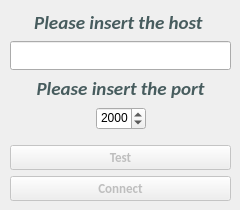
   <widget class="QWidget" name="connectionTab">
    <attribute name="title">
     <string>Connection</string>
    </attribute>
    <widget class="QWidget" name="verticalLayoutWidget_2">
     <property name="geometry">
      <rect>
       <x>10</x>
       <y>10</y>
       <width>221</width>
       <height>191</height>
      </rect>
     </property>
     <layout class="QVBoxLayout" name="verticalLayout_2">
      <item>
       <widget class="QLabel" name="hostLabel">
        <property name="palette">
         <palette>
          <active>
           <colorrole role="WindowText">
            <brush brushstyle="SolidPattern">
             <color alpha="255">
              <red>71</red>
              <green>92</green>
              <blue>94</blue>
             </color>
            </brush>
           </colorrole>
           <colorrole role="Button">
            <brush brushstyle="SolidPattern">
             <color alpha="255">
              <red>176</red>
              <green>191</green>
              <blue>240</blue>
             </color>
            </brush>
           </colorrole>
           <colorrole role="Light">
            <brush brushstyle="SolidPattern">
             <color alpha="255">
              <red>255</red>
              <green>255</green>
              <blue>255</blue>
             </color>
            </brush>
           </colorrole>
           <colorrole role="Midlight">
            <brush brushstyle="SolidPattern">
             <color alpha="255">
              <red>215</red>
              <green>223</green>
              <blue>247</blue>
             </color>
            </brush>
           </colorrole>
           <colorrole role="Dark">
            <brush brushstyle="SolidPattern">
             <color alpha="255">
              <red>88</red>
              <green>95</green>
              <blue>120</blue>
             </color>
            </brush>
           </colorrole>
           <colorrole role="Mid">
            <brush brushstyle="SolidPattern">
             <color alpha="255">
              <red>117</red>
              <green>127</green>
              <blue>160</blue>
             </color>
            </brush>
           </colorrole>
           <colorrole role="Text">
            <brush brushstyle="SolidPattern">
             <color alpha="255">
              <red>0</red>
              <green>0</green>
              <blue>0</blue>
             </color>
            </brush>
           </colorrole>
           <colorrole role="BrightText">
            <brush brushstyle="SolidPattern">
             <color alpha="255">
              <red>255</red>
              <green>255</green>
              <blue>255</blue>
             </color>
            </brush>
           </colorrole>
           <colorrole role="ButtonText">
            <brush brushstyle="SolidPattern">
             <color alpha="255">
              <red>0</red>
              <green>0</green>
              <blue>0</blue>
             </color>
            </brush>
           </colorrole>
           <colorrole role="Base">
            <brush brushstyle="SolidPattern">
             <color alpha="255">
              <red>255</red>
              <green>255</green>
              <blue>255</blue>
             </color>
            </brush>
           </colorrole>
           <colorrole role="Window">
            <brush brushstyle="SolidPattern">
             <color alpha="255">
              <red>176</red>
              <green>191</green>
              <blue>240</blue>
             </color>
            </brush>
           </colorrole>
           <colorrole role="Shadow">
            <brush brushstyle="SolidPattern">
             <color alpha="255">
              <red>0</red>
              <green>0</green>
              <blue>0</blue>
             </color>
            </brush>
           </colorrole>
           <colorrole role="AlternateBase">
            <brush brushstyle="SolidPattern">
             <color alpha="255">
              <red>215</red>
              <green>223</green>
              <blue>247</blue>
             </color>
            </brush>
           </colorrole>
           <colorrole role="ToolTipBase">
            <brush brushstyle="SolidPattern">
             <color alpha="255">
              <red>255</red>
              <green>255</green>
              <blue>220</blue>
             </color>
            </brush>
           </colorrole>
           <colorrole role="ToolTipText">
            <brush brushstyle="SolidPattern">
             <color alpha="255">
              <red>0</red>
              <green>0</green>
              <blue>0</blue>
             </color>
            </brush>
           </colorrole>
          </active>
          <inactive>
           <colorrole role="WindowText">
            <brush brushstyle="SolidPattern">
             <color alpha="255">
              <red>71</red>
              <green>92</green>
              <blue>94</blue>
             </color>
            </brush>
           </colorrole>
           <colorrole role="Button">
            <brush brushstyle="SolidPattern">
             <color alpha="255">
              <red>176</red>
              <green>191</green>
              <blue>240</blue>
             </color>
            </brush>
           </colorrole>
           <colorrole role="Light">
            <brush brushstyle="SolidPattern">
             <color alpha="255">
              <red>255</red>
              <green>255</green>
              <blue>255</blue>
             </color>
            </brush>
           </colorrole>
           <colorrole role="Midlight">
            <brush brushstyle="SolidPattern">
             <color alpha="255">
              <red>215</red>
              <green>223</green>
              <blue>247</blue>
             </color>
            </brush>
           </colorrole>
           <colorrole role="Dark">
            <brush brushstyle="SolidPattern">
             <color alpha="255">
              <red>88</red>
              <green>95</green>
              <blue>120</blue>
             </color>
            </brush>
           </colorrole>
           <colorrole role="Mid">
            <brush brushstyle="SolidPattern">
             <color alpha="255">
              <red>117</red>
              <green>127</green>
              <blue>160</blue>
             </color>
            </brush>
           </colorrole>
           <colorrole role="Text">
            <brush brushstyle="SolidPattern">
             <color alpha="255">
              <red>0</red>
              <green>0</green>
              <blue>0</blue>
             </color>
            </brush>
           </colorrole>
           <colorrole role="BrightText">
            <brush brushstyle="SolidPattern">
             <color alpha="255">
              <red>255</red>
              <green>255</green>
              <blue>255</blue>
             </color>
            </brush>
           </colorrole>
           <colorrole role="ButtonText">
            <brush brushstyle="SolidPattern">
             <color alpha="255">
              <red>0</red>
              <green>0</green>
              <blue>0</blue>
             </color>
            </brush>
           </colorrole>
           <colorrole role="Base">
            <brush brushstyle="SolidPattern">
             <color alpha="255">
              <red>255</red>
              <green>255</green>
              <blue>255</blue>
             </color>
            </brush>
           </colorrole>
           <colorrole role="Window">
            <brush brushstyle="SolidPattern">
             <color alpha="255">
              <red>176</red>
              <green>191</green>
              <blue>240</blue>
             </color>
            </brush>
           </colorrole>
           <colorrole role="Shadow">
            <brush brushstyle="SolidPattern">
             <color alpha="255">
              <red>0</red>
              <green>0</green>
              <blue>0</blue>
             </color>
            </brush>
           </colorrole>
           <colorrole role="AlternateBase">
            <brush brushstyle="SolidPattern">
             <color alpha="255">
              <red>215</red>
              <green>223</green>
              <blue>247</blue>
             </color>
            </brush>
           </colorrole>
           <colorrole role="ToolTipBase">
            <brush brushstyle="SolidPattern">
             <color alpha="255">
              <red>255</red>
              <green>255</green>
              <blue>220</blue>
             </color>
            </brush>
           </colorrole>
           <colorrole role="ToolTipText">
            <brush brushstyle="SolidPattern">
             <color alpha="255">
              <red>0</red>
              <green>0</green>
              <blue>0</blue>
             </color>
            </brush>
           </colorrole>
          </inactive>
          <disabled>
           <colorrole role="WindowText">
            <brush brushstyle="SolidPattern">
             <color alpha="255">
              <red>88</red>
              <green>95</green>
              <blue>120</blue>
             </color>
            </brush>
           </colorrole>
           <colorrole role="Button">
            <brush brushstyle="SolidPattern">
             <color alpha="255">
              <red>176</red>
              <green>191</green>
              <blue>240</blue>
             </color>
            </brush>
           </colorrole>
           <colorrole role="Light">
            <brush brushstyle="SolidPattern">
             <color alpha="255">
              <red>255</red>
              <green>255</green>
              <blue>255</blue>
             </color>
            </brush>
           </colorrole>
           <colorrole role="Midlight">
            <brush brushstyle="SolidPattern">
             <color alpha="255">
              <red>215</red>
              <green>223</green>
              <blue>247</blue>
             </color>
            </brush>
           </colorrole>
           <colorrole role="Dark">
            <brush brushstyle="SolidPattern">
             <color alpha="255">
              <red>88</red>
              <green>95</green>
              <blue>120</blue>
             </color>
            </brush>
           </colorrole>
           <colorrole role="Mid">
            <brush brushstyle="SolidPattern">
             <color alpha="255">
              <red>117</red>
              <green>127</green>
              <blue>160</blue>
             </color>
            </brush>
           </colorrole>
           <colorrole role="Text">
            <brush brushstyle="SolidPattern">
             <color alpha="255">
              <red>88</red>
              <green>95</green>
              <blue>120</blue>
             </color>
            </brush>
           </colorrole>
           <colorrole role="BrightText">
            <brush brushstyle="SolidPattern">
             <color alpha="255">
              <red>255</red>
              <green>255</green>
              <blue>255</blue>
             </color>
            </brush>
           </colorrole>
           <colorrole role="ButtonText">
            <brush brushstyle="SolidPattern">
             <color alpha="255">
              <red>88</red>
              <green>95</green>
              <blue>120</blue>
             </color>
            </brush>
           </colorrole>
           <colorrole role="Base">
            <brush brushstyle="SolidPattern">
             <color alpha="255">
              <red>176</red>
              <green>191</green>
              <blue>240</blue>
             </color>
            </brush>
           </colorrole>
           <colorrole role="Window">
            <brush brushstyle="SolidPattern">
             <color alpha="255">
              <red>176</red>
              <green>191</green>
              <blue>240</blue>
             </color>
            </brush>
           </colorrole>
           <colorrole role="Shadow">
            <brush brushstyle="SolidPattern">
             <color alpha="255">
              <red>0</red>
              <green>0</green>
              <blue>0</blue>
             </color>
            </brush>
           </colorrole>
           <colorrole role="AlternateBase">
            <brush brushstyle="SolidPattern">
             <color alpha="255">
              <red>176</red>
              <green>191</green>
              <blue>240</blue>
             </color>
            </brush>
           </colorrole>
           <colorrole role="ToolTipBase">
            <brush brushstyle="SolidPattern">
             <color alpha="255">
              <red>255</red>
              <green>255</green>
              <blue>220</blue>
             </color>
            </brush>
           </colorrole>
           <colorrole role="ToolTipText">
            <brush brushstyle="SolidPattern">
             <color alpha="255">
              <red>0</red>
              <green>0</green>
              <blue>0</blue>
             </color>
            </brush>
           </colorrole>
          </disabled>
         </palette>
        </property>
        <property name="font">
         <font>
          <family>Calibri</family>
          <pointsize>14</pointsize>
          <weight>75</weight>
          <italic>true</italic>
          <bold>true</bold>
         </font>
        </property>
        <property name="text">
         <string>Please insert the host </string>
        </property>
        <property name="textFormat">
         <enum>Qt::AutoText</enum>
        </property>
        <property name="scaledContents">
         <bool>false</bool>
        </property>
        <property name="alignment">
         <set>Qt::AlignHCenter|Qt::AlignTop</set>
        </property>
        <property name="wordWrap">
         <bool>false</bool>
        </property>
       </widget>
      </item>
      <item>
       <widget class="QLineEdit" name="hostInput">
        <property name="font">
         <font>
          <family>Calibri</family>
          <pointsize>12</pointsize>
          <weight>75</weight>
          <italic>true</italic>
          <bold>true</bold>
         </font>
        </property>
        <property name="text">
         <string/>
        </property>
       </widget>
      </item>
      <item>
       <widget class="QLabel" name="portLabel">
        <property name="palette">
         <palette>
          <active>
           <colorrole role="WindowText">
            <brush brushstyle="SolidPattern">
             <color alpha="255">
              <red>71</red>
              <green>92</green>
              <blue>94</blue>
             </color>
            </brush>
           </colorrole>
           <colorrole role="Button">
            <brush brushstyle="SolidPattern">
             <color alpha="255">
              <red>176</red>
              <green>191</green>
              <blue>240</blue>
             </color>
            </brush>
           </colorrole>
           <colorrole role="Light">
            <brush brushstyle="SolidPattern">
             <color alpha="255">
              <red>255</red>
              <green>255</green>
              <blue>255</blue>
             </color>
            </brush>
           </colorrole>
           <colorrole role="Midlight">
            <brush brushstyle="SolidPattern">
             <color alpha="255">
              <red>215</red>
              <green>223</green>
              <blue>247</blue>
             </color>
            </brush>
           </colorrole>
           <colorrole role="Dark">
            <brush brushstyle="SolidPattern">
             <color alpha="255">
              <red>88</red>
              <green>95</green>
              <blue>120</blue>
             </color>
            </brush>
           </colorrole>
           <colorrole role="Mid">
            <brush brushstyle="SolidPattern">
             <color alpha="255">
              <red>117</red>
              <green>127</green>
              <blue>160</blue>
             </color>
            </brush>
           </colorrole>
           <colorrole role="Text">
            <brush brushstyle="SolidPattern">
             <color alpha="255">
              <red>0</red>
              <green>0</green>
              <blue>0</blue>
             </color>
            </brush>
           </colorrole>
           <colorrole role="BrightText">
            <brush brushstyle="SolidPattern">
             <color alpha="255">
              <red>255</red>
              <green>255</green>
              <blue>255</blue>
             </color>
            </brush>
           </colorrole>
           <colorrole role="ButtonText">
            <brush brushstyle="SolidPattern">
             <color alpha="255">
              <red>0</red>
              <green>0</green>
              <blue>0</blue>
             </color>
            </brush>
           </colorrole>
           <colorrole role="Base">
            <brush brushstyle="SolidPattern">
             <color alpha="255">
              <red>255</red>
              <green>255</green>
              <blue>255</blue>
             </color>
            </brush>
           </colorrole>
           <colorrole role="Window">
            <brush brushstyle="SolidPattern">
             <color alpha="255">
              <red>176</red>
              <green>191</green>
              <blue>240</blue>
             </color>
            </brush>
           </colorrole>
           <colorrole role="Shadow">
            <brush brushstyle="SolidPattern">
             <color alpha="255">
              <red>0</red>
              <green>0</green>
              <blue>0</blue>
             </color>
            </brush>
           </colorrole>
           <colorrole role="AlternateBase">
            <brush brushstyle="SolidPattern">
             <color alpha="255">
              <red>215</red>
              <green>223</green>
              <blue>247</blue>
             </color>
            </brush>
           </colorrole>
           <colorrole role="ToolTipBase">
            <brush brushstyle="SolidPattern">
             <color alpha="255">
              <red>255</red>
              <green>255</green>
              <blue>220</blue>
             </color>
            </brush>
           </colorrole>
           <colorrole role="ToolTipText">
            <brush brushstyle="SolidPattern">
             <color alpha="255">
              <red>0</red>
              <green>0</green>
              <blue>0</blue>
             </color>
            </brush>
           </colorrole>
          </active>
          <inactive>
           <colorrole role="WindowText">
            <brush brushstyle="SolidPattern">
             <color alpha="255">
              <red>71</red>
              <green>92</green>
              <blue>94</blue>
             </color>
            </brush>
           </colorrole>
           <colorrole role="Button">
            <brush brushstyle="SolidPattern">
             <color alpha="255">
              <red>176</red>
              <green>191</green>
              <blue>240</blue>
             </color>
            </brush>
           </colorrole>
           <colorrole role="Light">
            <brush brushstyle="SolidPattern">
             <color alpha="255">
              <red>255</red>
              <green>255</green>
              <blue>255</blue>
             </color>
            </brush>
           </colorrole>
           <colorrole role="Midlight">
            <brush brushstyle="SolidPattern">
             <color alpha="255">
              <red>215</red>
              <green>223</green>
              <blue>247</blue>
             </color>
            </brush>
           </colorrole>
           <colorrole role="Dark">
            <brush brushstyle="SolidPattern">
             <color alpha="255">
              <red>88</red>
              <green>95</green>
              <blue>120</blue>
             </color>
            </brush>
           </colorrole>
           <colorrole role="Mid">
            <brush brushstyle="SolidPattern">
             <color alpha="255">
              <red>117</red>
              <green>127</green>
              <blue>160</blue>
             </color>
            </brush>
           </colorrole>
           <colorrole role="Text">
            <brush brushstyle="SolidPattern">
             <color alpha="255">
              <red>0</red>
              <green>0</green>
              <blue>0</blue>
             </color>
            </brush>
           </colorrole>
           <colorrole role="BrightText">
            <brush brushstyle="SolidPattern">
             <color alpha="255">
              <red>255</red>
              <green>255</green>
              <blue>255</blue>
             </color>
            </brush>
           </colorrole>
           <colorrole role="ButtonText">
            <brush brushstyle="SolidPattern">
             <color alpha="255">
              <red>0</red>
              <green>0</green>
              <blue>0</blue>
             </color>
            </brush>
           </colorrole>
           <colorrole role="Base">
            <brush brushstyle="SolidPattern">
             <color alpha="255">
              <red>255</red>
              <green>255</green>
              <blue>255</blue>
             </color>
            </brush>
           </colorrole>
           <colorrole role="Window">
            <brush brushstyle="SolidPattern">
             <color alpha="255">
              <red>176</red>
              <green>191</green>
              <blue>240</blue>
             </color>
            </brush>
           </colorrole>
           <colorrole role="Shadow">
            <brush brushstyle="SolidPattern">
             <color alpha="255">
              <red>0</red>
              <green>0</green>
              <blue>0</blue>
             </color>
            </brush>
           </colorrole>
           <colorrole role="AlternateBase">
            <brush brushstyle="SolidPattern">
             <color alpha="255">
              <red>215</red>
              <green>223</green>
              <blue>247</blue>
             </color>
            </brush>
           </colorrole>
           <colorrole role="ToolTipBase">
            <brush brushstyle="SolidPattern">
             <color alpha="255">
              <red>255</red>
              <green>255</green>
              <blue>220</blue>
             </color>
            </brush>
           </colorrole>
           <colorrole role="ToolTipText">
            <brush brushstyle="SolidPattern">
             <color alpha="255">
              <red>0</red>
              <green>0</green>
              <blue>0</blue>
             </color>
            </brush>
           </colorrole>
          </inactive>
          <disabled>
           <colorrole role="WindowText">
            <brush brushstyle="SolidPattern">
             <color alpha="255">
              <red>88</red>
              <green>95</green>
              <blue>120</blue>
             </color>
            </brush>
           </colorrole>
           <colorrole role="Button">
            <brush brushstyle="SolidPattern">
             <color alpha="255">
              <red>176</red>
              <green>191</green>
              <blue>240</blue>
             </color>
            </brush>
           </colorrole>
           <colorrole role="Light">
            <brush brushstyle="SolidPattern">
             <color alpha="255">
              <red>255</red>
              <green>255</green>
              <blue>255</blue>
             </color>
            </brush>
           </colorrole>
           <colorrole role="Midlight">
            <brush brushstyle="SolidPattern">
             <color alpha="255">
              <red>215</red>
              <green>223</green>
              <blue>247</blue>
             </color>
            </brush>
           </colorrole>
           <colorrole role="Dark">
            <brush brushstyle="SolidPattern">
             <color alpha="255">
              <red>88</red>
              <green>95</green>
              <blue>120</blue>
             </color>
            </brush>
           </colorrole>
           <colorrole role="Mid">
            <brush brushstyle="SolidPattern">
             <color alpha="255">
              <red>117</red>
              <green>127</green>
              <blue>160</blue>
             </color>
            </brush>
           </colorrole>
           <colorrole role="Text">
            <brush brushstyle="SolidPattern">
             <color alpha="255">
              <red>88</red>
              <green>95</green>
              <blue>120</blue>
             </color>
            </brush>
           </colorrole>
           <colorrole role="BrightText">
            <brush brushstyle="SolidPattern">
             <color alpha="255">
              <red>255</red>
              <green>255</green>
              <blue>255</blue>
             </color>
            </brush>
           </colorrole>
           <colorrole role="ButtonText">
            <brush brushstyle="SolidPattern">
             <color alpha="255">
              <red>88</red>
              <green>95</green>
              <blue>120</blue>
             </color>
            </brush>
           </colorrole>
           <colorrole role="Base">
            <brush brushstyle="SolidPattern">
             <color alpha="255">
              <red>176</red>
              <green>191</green>
              <blue>240</blue>
             </color>
            </brush>
           </colorrole>
           <colorrole role="Window">
            <brush brushstyle="SolidPattern">
             <color alpha="255">
              <red>176</red>
              <green>191</green>
              <blue>240</blue>
             </color>
            </brush>
           </colorrole>
           <colorrole role="Shadow">
            <brush brushstyle="SolidPattern">
             <color alpha="255">
              <red>0</red>
              <green>0</green>
              <blue>0</blue>
             </color>
            </brush>
           </colorrole>
           <colorrole role="AlternateBase">
            <brush brushstyle="SolidPattern">
             <color alpha="255">
              <red>176</red>
              <green>191</green>
              <blue>240</blue>
             </color>
            </brush>
           </colorrole>
           <colorrole role="ToolTipBase">
            <brush brushstyle="SolidPattern">
             <color alpha="255">
              <red>255</red>
              <green>255</green>
              <blue>220</blue>
             </color>
            </brush>
           </colorrole>
           <colorrole role="ToolTipText">
            <brush brushstyle="SolidPattern">
             <color alpha="255">
              <red>0</red>
              <green>0</green>
              <blue>0</blue>
             </color>
            </brush>
           </colorrole>
          </disabled>
         </palette>
        </property>
        <property name="font">
         <font>
          <family>Calibri</family>
          <pointsize>14</pointsize>
          <weight>75</weight>
          <italic>true</italic>
          <bold>true</bold>
         </font>
        </property>
        <property name="text">
         <string>Please insert the port</string>
        </property>
        <property name="textFormat">
         <enum>Qt::AutoText</enum>
        </property>
        <property name="scaledContents">
         <bool>false</bool>
        </property>
        <property name="alignment">
         <set>Qt::AlignHCenter|Qt::AlignTop</set>
        </property>
        <property name="wordWrap">
         <bool>false</bool>
        </property>
       </widget>
      </item>
      <item>
       <layout class="QHBoxLayout" name="horizontalLayout">
        <item>
         <spacer name="horizontalSpacer">
          <property name="orientation">
           <enum>Qt::Horizontal</enum>
          </property>
          <property name="sizeHint" stdset="0">
           <size>
            <width>40</width>
            <height>20</height>
           </size>
          </property>
         </spacer>
        </item>
        <item>
         <widget class="QSpinBox" name="portInput">
          <property name="maximumSize">
           <size>
            <width>50</width>
            <height>16777215</height>
           </size>
          </property>
          <property name="alignment">
           <set>Qt::AlignHCenter|Qt::AlignTop</set>
          </property>
          <property name="maximum">
           <number>64000</number>
          </property>
          <property name="value">
           <number>2000</number>
          </property>
         </widget>
        </item>
        <item>
         <spacer name="horizontalSpacer_2">
          <property name="orientation">
           <enum>Qt::Horizontal</enum>
          </property>
          <property name="sizeHint" stdset="0">
           <size>
            <width>40</width>
            <height>20</height>
           </size>
          </property>
         </spacer>
        </item>
       </layout>
      </item>
      <item>
       <spacer name="verticalSpacer_4">
        <property name="orientation">
         <enum>Qt::Vertical</enum>
        </property>
        <property name="sizeHint" stdset="0">
         <size>
          <width>20</width>
          <height>10</height>
         </size>
        </property>
       </spacer>
      </item>
      <item>
       <widget class="QPushButton" name="testconButton">
        <property name="enabled">
         <bool>false</bool>
        </property>
        <property name="font">
         <font>
          <family>Calibri</family>
          <pointsize>10</pointsize>
          <weight>75</weight>
          <bold>true</bold>
         </font>
        </property>
        <property name="toolTip">
         <string>Please insert hostname and port first.</string>
        </property>
        <property name="text">
         <string>Test</string>
        </property>
       </widget>
      </item>
      <item>
       <widget class="QPushButton" name="makeconButton">
        <property name="enabled">
         <bool>false</bool>
        </property>
        <property name="font">
         <font>
          <family>Calibri</family>
          <pointsize>10</pointsize>
          <weight>75</weight>
          <bold>true</bold>
         </font>
        </property>
        <property name="toolTip">
         <string>You first have to check your connection.</string>
        </property>
        <property name="text">
         <string>Connect</string>
        </property>
        <property name="flat">
         <bool>false</bool>
        </property>
       </widget>
      </item>
     </layout>
    </widget>
   </widget>
